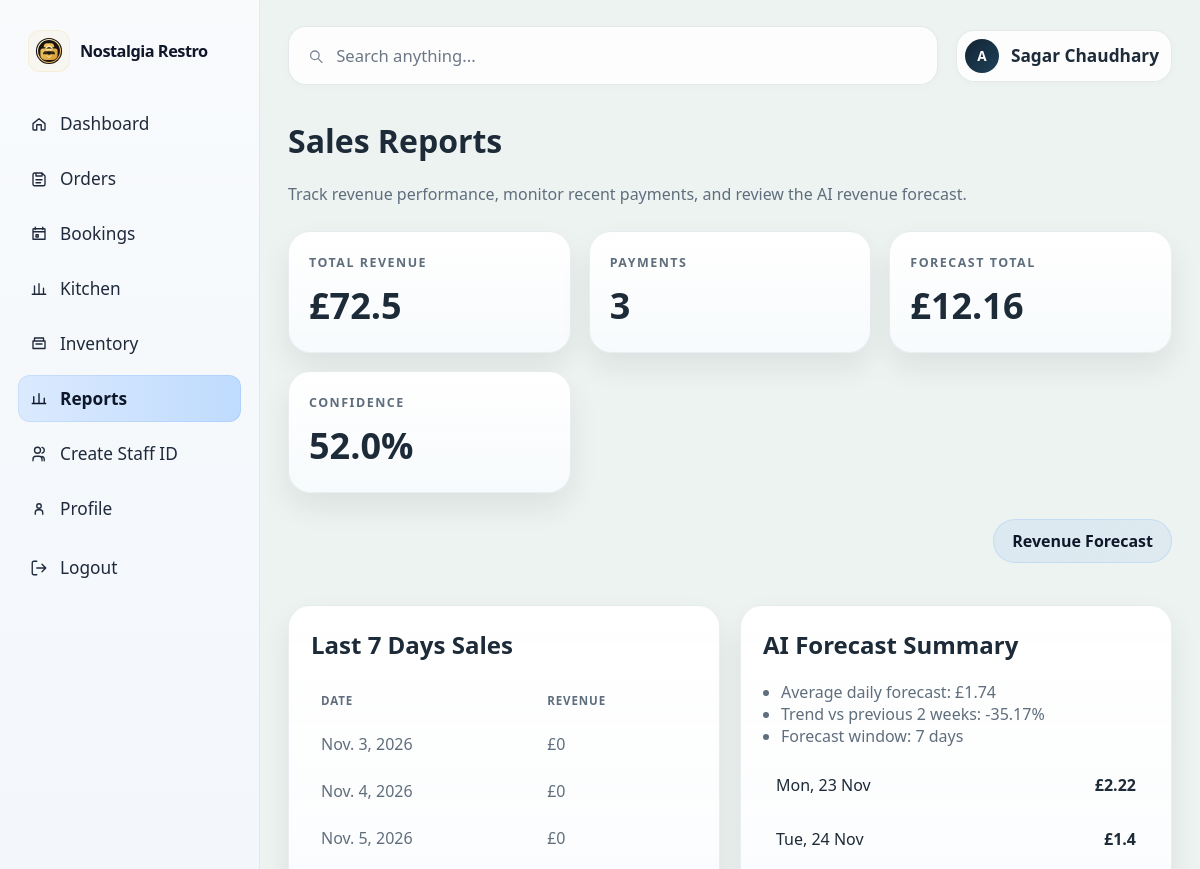
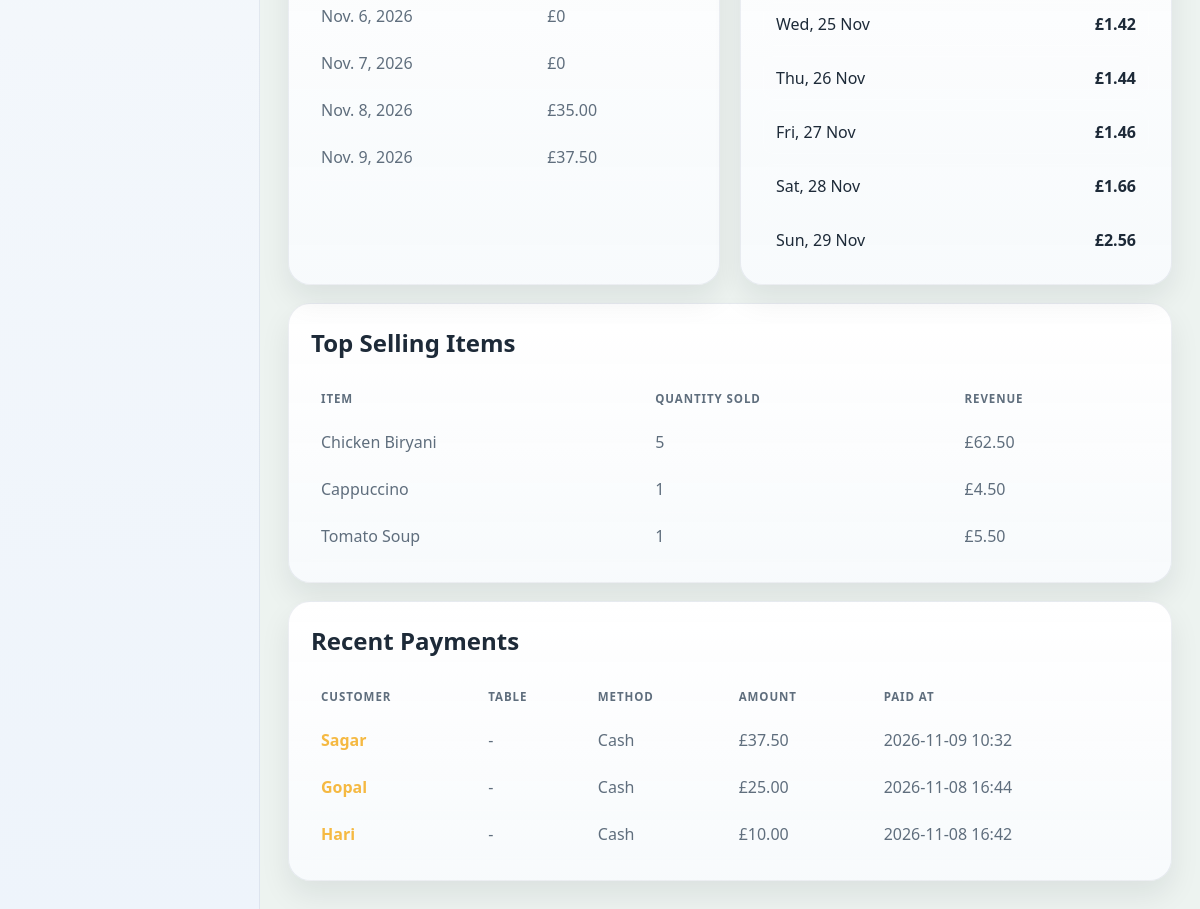
Page /reports/ (signed in) on the committed database (2 pictures, top to bottom).
### restaurant/models.py (models this page shows, shortened)
class CustomUser(AbstractUser):
    ROLE_CHOICES = [
        ("admin", "Admin"),
        ("manager", "Manager"),
        ("waiter", "Waiter"),
        ("cashier", "Cashier"),
        ("kitchen_staff", "Kitchen Staff"),
        ("inventory_staff", "Inventory Staff"),
    ]
    role = models.CharField(max_length=30, choices=ROLE_CHOICES, default="waiter")
    phone_number = models.CharField(max_length=20, blank=True, default="")
    profile_picture = models.ImageField(upload_to="profile_pictures/", blank=True)

class MenuItem(models.Model):
    CATEGORY_CHOICES = [
        ("indian", "Indian Cuisine"),
        ("nepali", "Nepali Cuisine"),
        ("british", "British Cuisine"),
        ("italian", "Italian Cuisine"),
        ("fast_food", "Fast Food & Starters"),
        ("dessert", "Desserts"),
        ("starter", "Starter"),
        ("main", "Main Course"),
        ("beverage", "Beverage"),
    ]
    name = models.CharField(max_length=100)
    description = models.TextField(blank=True)
    category = models.CharField(max_length=20, choices=CATEGORY_CHOICES, default="main")
    price = models.DecimalField(max_digits=8, decimal_places=2)
    is_available = models.BooleanField(default=True)
    class Meta:
        ordering = ["category", "name"]

class Payment(models.Model):
    METHOD_CHOICES = [
        ("cash", "Cash"),
        ("qr", "QR Payment"),
        ("card", "Card"),
    ]
    order = models.OneToOneField(Order, on_delete=models.CASCADE, related_name="payment")
    payment_method = models.CharField(max_length=20, choices=METHOD_CHOICES, default="cash")
    amount = models.DecimalField(max_digits=10, decimal_places=2)
    paid_at = models.DateTimeField(default=timezone.now)

class Order(models.Model):
    ORDER_TYPE_CHOICES = [
        ("dine_in", "Dine In"),
        ("takeaway", "Takeaway"),
    ]
    STATUS_CHOICES = [
        ("pending", "Pending"),
        ("preparing", "Preparing"),
        ("ready", "Ready"),
    ]
    customer_name = models.CharField(max_length=120, default="Walk-in Customer")
    order_type = models.CharField(max_length=20, choices=ORDER_TYPE_CHOICES, default="dine_in")
    table_number = models.PositiveIntegerField(null=True, blank=True)
    status = models.CharField(max_length=20, choices=STATUS_CHOICES, default="pending")
    notes = models.TextField(blank=True)
    created_at = models.DateTimeField(auto_now_add=True)
    total_amount = models.DecimalField(max_digits=10, decimal_places=2, default=0)
    class Meta:
        ordering = ["-created_at"]

### restaurant/views.py (the view)
        def wrapped_view(request, *args, **kwargs):
            if not request.user.is_authenticated:
                return redirect("login")
            if not request.user.is_active:
                return redirect("login")
            if roles and request.user.role not in roles:
                messages.warning(request, "You do not have permission to access that page.")
                return redirect("dashboard")
            return view_func(request, *args, **kwargs)

### restaurant/utils.py (called while the page is built)
def _get_daily_revenue(history_days=90, end_date=None):
    if end_date is None:
        end_date = timezone.now().date()
    start_date = end_date - timedelta(days=history_days)
    payments = Payment.objects.filter(paid_at__date__gte=start_date, paid_at__date__lte=end_date).order_by("paid_at")
    daily_totals = defaultdict(Decimal)
    for payment in payments:
        daily_totals[payment.paid_at.date()] += payment.amount
    ordered_dates = [start_date + timedelta(days=offset) for offset in range(history_days + 1)]
    revenue_by_day = {day: float(daily_totals.get(day, Decimal("0"))) for day in ordered_dates}
    return revenue_by_day

def _chart_points(series, width=620, height=240, padding=30):
    values = [float(point["value"]) for point in series]
    if not values:
        return []
    max_value = max(values) if max(values) > 0 else 1
    points = []
    for index, point in enumerate(series):
        x = padding + (index * (width - (padding * 2)) / max(len(series) - 1, 1))
        y = height - padding - ((float(point["value"]) / max_value) * (height - (padding * 2)))
        points.append({**point, "x": x, "y": y})
    return points

def get_revenue_forecast(days=7, start_date=None, end_date=None, history_days=90):
    return _build_forecast_for_window(days=days, start_date=start_date, end_date=end_date, history_days=history_days)

### restaurant/views.py (called while the page is built)
def role_required(*roles):
    def decorator(view_func):
        def wrapped_view(request, *args, **kwargs):
            if not request.user.is_authenticated:
                return redirect("login")
            if not request.user.is_active:
                return redirect("login")
            if roles and request.user.role not in roles:
                messages.warning(request, "You do not have permission to access that page.")
                return redirect("dashboard")
            return view_func(request, *args, **kwargs)
        return wrapped_view
    return decorator

### restaurant/templates/restaurant/reports.html (shortened to what this page needs)
{% extends 'restaurant/base.html' %}
{% block content %}
  <h1>Sales Reports</h1>
  <p class="muted">Track revenue performance, monitor recent payments, and review the AI revenue forecast.</p>
  <div class="cards">
    <div class="card">
      <h3>Total Revenue</h3>
      <div class="value">£{{ total_revenue }}</div>
    </div>
    <div class="card">
      <h3>Payments</h3>
      <div class="value">{{ payments|length }}</div>
    </div>
    <div class="card">
      <h3>Forecast Total</h3>
      <div class="value">£{{ forecast_summary.next_7_day_total }}</div>
    </div>
    <div class="card">
      <h3>Confidence</h3>
      <div class="value">{{ forecast_summary.confidence_score }}%</div>
    </div>
  </div>
  <div class="toolbar-row" style="margin: 24px 0; display: flex; justify-content: flex-end; align-items: center; gap: 12px;">
    <a href="{% url 'revenue_forecast' %}" class="button-link"> Revenue Forecast </a>
  </div>
  <div class="grid-2">
    <section class="section">
      <h2>Last 7 Days Sales</h2>
      <table class="table">
        <thead>
          <tr>
            <th>Date</th>
            <th>Revenue</th>
          </tr>
        </thead>
        <tbody>
          {% for day in daily_sales %}
            <tr>
              <td>{{ day.date }}</td>
              <td>£{{ day.total }}</td>
            </tr>
          {% empty %}
            <tr>
              <td colspan="2" class="muted">No sales recorded yet.</td>
            </tr>
          {% endfor %}
        </tbody>
      </table>
    </section>
    <section class="section">
      <h2>AI Forecast Summary</h2>
      <ul class="summary-list">
        <li>Average daily forecast: £{{ forecast_summary.average_daily_revenue }}</li>
        <li>Trend vs previous 2 weeks: {{ forecast_summary.trend_percent }}%</li>
        <li>Forecast window: {{ forecast|length }} days</li>
      </ul>
      <div class="mini-list">
        {% for item in forecast %}
          <div class="mini-row">
            <span>{{ item.label }}</span>
            <strong>£{{ item.predicted_amount }}</strong>
          </div>
        {% empty %}
          <p class="muted">No forecast data available.</p>
        {% endfor %}
      </div>
    </section>
  </div>
  <div class="section" id="top-selling-items">
    <h2>Top Selling Items</h2>
    <table class="table">
      <thead>
        <tr>
          <th>Item</th>
          <th>Quantity Sold</th>
          <th>Revenue</th>
        </tr>
      </thead>
      <tbody>
        {% for item in top_items %}
          <tr>
            <td>{{ item.menu_item__name }}</td>
            <td>{{ item.total_qty }}</td>
            <td>£{{ item.total_revenue|floatformat:2 }}</td>
          </tr>
        {% empty %}
          <tr>
            <td colspan="3" class="muted">No item sales recorded yet.</td>
          </tr>
        {% endfor %}
      </tbody>
    </table>
  </div>
  <div class="section" id="recent-payments">
    <h2>Recent Payments</h2>
    <table class="table">
      <thead>
        <tr>
          <th>Customer</th>
          <th>Table</th>
          <th>Method</th>
          <th>Amount</th>
          <th>Paid At</th>
        </tr>
      </thead>
      <tbody>
        {% for payment in payments %}
          <tr>
            <td><a href="{% url 'profile' %}" class="customer-link">{{ payment.order.customer_name }}</a></td>
            <td>{% if payment.order.table_number %}{{ payment.order.table_number }}{% else %}-{% endif %}</td>
            <td>{{ payment.get_payment_method_display }}</td>
            <td>£{{ payment.amount }}</td>
            <td>{{ payment.paid_at|date:'Y-m-d H:i' }}</td>
          </tr>
        {% empty %}
          <tr>
            <td colspan="5" class="muted">No payments available.</td>
          </tr>
        {% endfor %}
      </tbody>
    </table>
  </div>
{% endblock %}

### restaurant/templates/restaurant/base.html (shortened to what this page needs)
{% load static %}
<!DOCTYPE html>
<html lang="en">
  <head>
    <link rel="stylesheet" href="{% static 'restaurant/styles.css' %}" />
  </head>
  <body class="{% if user.is_authenticated %}dashboard-shell{% endif %}{% block body_attrs %}{% endblock %}">
    <div class="app-shell">
      {% if user.is_authenticated %}
        <aside class="dashboard-sidebar">
          <div class="sidebar-brand">
            <div class="brand-mark">
              <img src="{% static 'restaurant/logo.svg' %}" alt="Nostalgia Restaurant logo" />
            </div>
            <div class="brand-name">Nostalgia Restro</div>
          </div>
          <nav class="sidebar-nav" aria-label="Sidebar navigation">
            <a class="nav-item {% if request.path == '/' or request.path == '/dashboard/' %}active{% endif %}" href="{% url 'dashboard' %}"><span class="icon-wrap"><svg viewBox="0 0 24 24" aria-hidden="true"><path d="M4 11.5L12 5l8 6.5V19a1 1 0 0 1-1 1h-4v-7H9v7H5a1 1 0 0 1-1-1v-7.5Z"/></svg></span>Dashboard</a>
            <a class="nav-item {% if request.path == '/orders/' %}active{% endif %}" href="{% url 'orders' %}"><span class="icon-wrap"><svg viewBox="0 0 24 24" aria-hidden="true"><path d="M8 4h8l4 4v11a2 2 0 0 1-2 2H6a2 2 0 0 1-2-2V6a2 2 0 0 1 2-2h2Zm0 0v4h8V4M8 13h8M8 17h6"/></svg></span>Orders</a>
            <a class="nav-item {% if request.path == '/bookings/' %}active{% endif %}" href="{% url 'bookings' %}"><span class="icon-wrap"><svg viewBox="0 0 24 24" aria-hidden="true"><path d="M7 3v3m10-3v3M4 9h16M5 5h14a1 1 0 0 1 1 1v13H4V6a1 1 0 0 1 1-1Zm3 8h3v3H8z"/></svg></span>Bookings</a>
            <a class="nav-item {% if request.path == '/kitchen/' %}active{% endif %}" href="{% url 'kitchen' %}"><span class="icon-wrap"><svg viewBox="0 0 24 24" aria-hidden="true"><path d="M6 19V8m6 11V5m6 14v-8M3 19h18"/></svg></span>Kitchen</a>
            <a class="nav-item {% if request.path == '/inventory/' %}active{% endif %}" href="{% url 'inventory' %}"><span class="icon-wrap"><svg viewBox="0 0 24 24" aria-hidden="true"><path d="M4 8h16v10H4zm2-4h12v4H6zM8 12h8"/></svg></span>Inventory</a>
            <a class="nav-item {% if request.path == '/reports/' %}active{% endif %}" href="{% url 'reports' %}"><span class="icon-wrap"><svg viewBox="0 0 24 24" aria-hidden="true"><path d="M5 18V9m7 9V5m7 13v-7M3 18h18"/></svg></span>Reports</a>
            <a class="nav-item {% if request.path == '/staff/create/' %}active{% endif %}" href="{% url 'staff_create' %}"><span class="icon-wrap"><svg viewBox="0 0 24 24" aria-hidden="true"><path d="M16 21v-2a4 4 0 0 0-4-4H8a4 4 0 0 0-4 4v2M10 11a4 4 0 1 0 0-8 4 4 0 0 0 0 8Zm9 10v-2a4 4 0 0 0-3-3.87M16 3.13a4 4 0 0 1 0 7.75"/></svg></span>Create Staff ID</a>
            <a class="nav-item {% if request.path == '/profile/' %}active{% endif %}" href="{% url 'profile' %}"><span class="icon-wrap"><svg viewBox="0 0 24 24" aria-hidden="true"><path d="M7 19v-2a4 4 0 0 1 4-4h2a4 4 0 0 1 4 4v2M12 11a3 3 0 1 0 0-6 3 3 0 0 0 0 6Z"/></svg></span>Profile</a>
            <form method="post" action="{% url 'logout' %}" class="sidebar-logout-form">
              <button type="submit" class="nav-item nav-item-button"><span class="icon-wrap"><svg viewBox="0 0 24 24" aria-hidden="true"><path d="M9 21H5a2 2 0 0 1-2-2V5a2 2 0 0 1 2-2h4M16 17l5-5-5-5M21 12H9"/></svg></span>Logout</button>
            </form>
          </nav>
        </aside>
      {% endif %}
      <div class="dashboard-main-panel">
        {% if user.is_authenticated %}
          <header class="dashboard-header">
            <form class="search-strip" role="search" method="get" action="{% url 'dashboard' %}">
              <svg viewBox="0 0 24 24" aria-hidden="true"><circle cx="11" cy="11" r="6"/><path d="M16 16l5 5"/></svg>
              <input type="search" name="q" value="{{ request.GET.q|default:'' }}" placeholder="Search anything..." aria-label="Search dashboard" />
            </form>
            <div class="profile-pill">
              <div class="profile-avatar">
                {% if user.profile_picture %}
                  <img src="{{ user.profile_picture.url }}" alt="{{ user.get_full_name|default:user.username }}" />
                {% else %}
                  {{ user.username|first|upper|default:'A' }}
                {% endif %}
              </div>
              <div class="profile-copy"><span class="role-label">{{ user.get_full_name|default:user.username }}</span></div>
            </div>
          </header>
        {% endif %}
        <main class="{% if user.is_authenticated %}dashboard-body{% else %}container{% endif %}">
          <div class="page-frame">
            {% block content %}{% endblock %}
          </div>
        </main>
      </div>
    </div>
  </body>
</html>

### rows in the picture
CustomUser: username|first "A", get_full_name "Sagar Chaudhary"
MenuItem: menu_item__name "Chicken Biryani", total_qty "5", total_revenue "62.50"
MenuItem: menu_item__name "Cappuccino", total_qty "1", total_revenue "4.50"
MenuItem: menu_item__name "Tomato Soup", total_qty "1", total_revenue "5.50"
Payment: order.customer_name "Sagar", payment_method "Cash", amount "37.50", paid_at "2026-11-09 10:32"
Payment: order.customer_name "Gopal", payment_method "Cash", amount "25.00", paid_at "2026-11-08 16:44"
Payment: order.customer_name "Hari", payment_method "Cash", amount "10.00", paid_at "2026-11-08 16:42"

### other values in the picture
{{ total_revenue }} "72.5"
{{ payments|length }} "3"
{{ forecast_summary.next_7_day_total }} "12.16"
{{ forecast_summary.confidence_score }} "52.0"
{{ day.date }} "Nov. 3, 2026" "Nov. 4, 2026" "Nov. 5, 2026" "Nov. 6, 2026" "Nov. 7, 2026" "Nov. 8, 2026" "Nov. 9, 2026"
{{ day.total }} "0" "0" "0" "0" "0" "35.00" "37.50"
{{ forecast_summary.average_daily_revenue }} "1.74"
{{ forecast_summary.trend_percent }} "-35.17"
{{ forecast|length }} "7"
{{ item.label }} "Mon, 23 Nov" "Tue, 24 Nov" "Wed, 25 Nov" "Thu, 26 Nov" "Fri, 27 Nov" "Sat, 28 Nov" "Sun, 29 Nov"
{{ item.predicted_amount }} "2.22" "1.4" "1.42" "1.44" "1.46" "1.66" "2.56"
